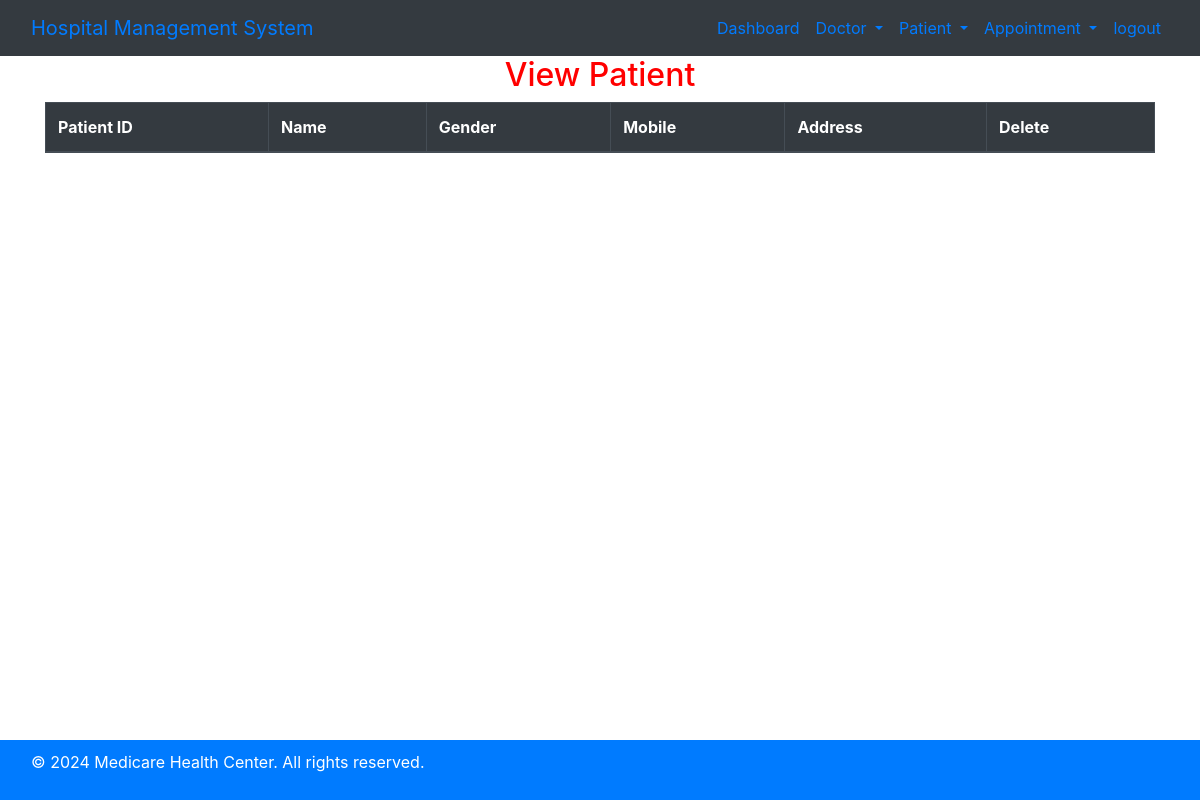
Page /view_patient/ (signed in) on the earlier database version.
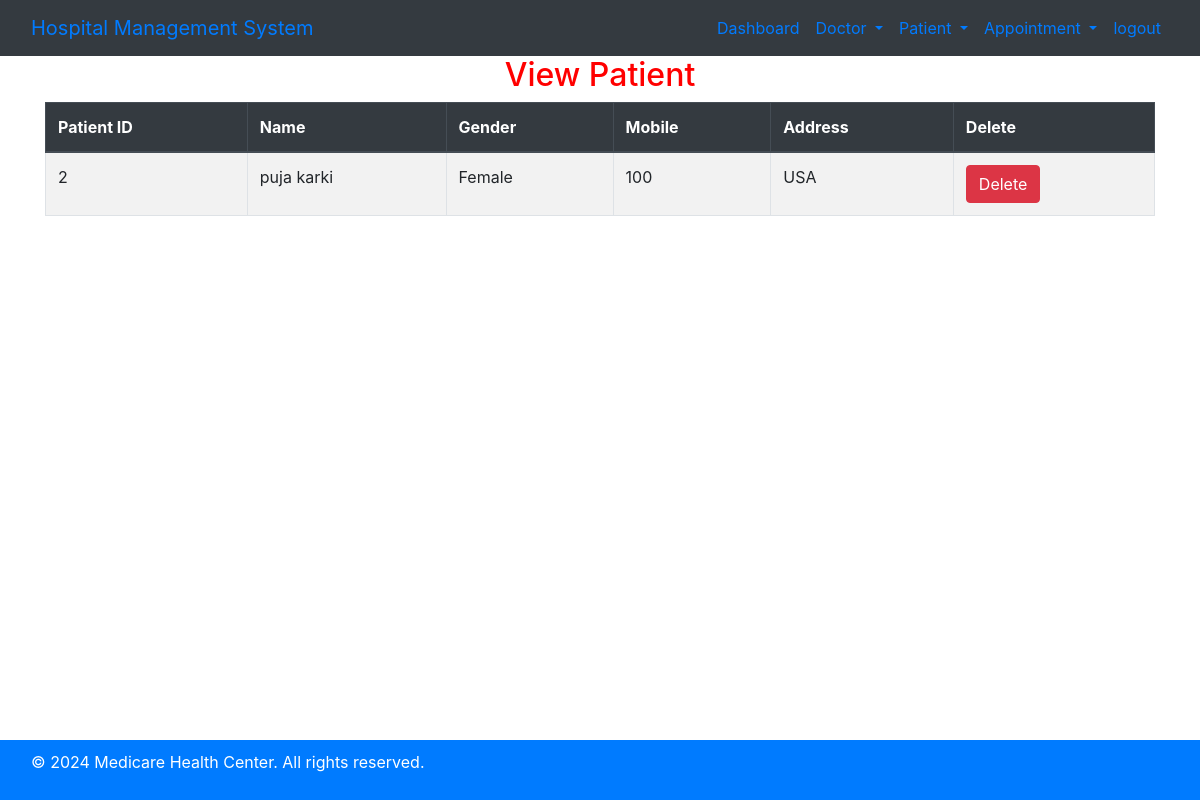
Same page on the later database version.
### hospital/models.py (models this page shows, shortened)
class Patient(models.Model):
    name = models.CharField(max_length=50)
    gender = models.CharField(max_length=10)
    mobile = models.IntegerField(null=True)
    address = models.TextField()

### hospital/views.py (the view)
# urls.py: path('view_patient/',View_Patient,name='view_patient'),
def View_Patient(request):
    if not request.user.is_staff:
        return redirect('login')
    doc = Patient.objects.all()
    d = {'doc':doc}
    return render(request,'view_patient.html',d)

### hospital/templates/view_patient.html
{% include 'base.html' %}
{% include 'navigation.html' %}
<div class="container">
    <h2 class="text-center"  style="color:red;">View Patient</h2>
    <table id="example" class="table table-bordered table-striped">
        <thead class="thead-dark">
            <tr>
                <th>Patient ID</th>
                <th>Name</th>
                <th>Gender</th>
                <th>Mobile</th>
                <th>Address</th>
                <th>Delete</th>
            </tr>
        </thead>
        <tbody>
            {% for i in doc %}
            <tr>
                <td>{{ i.id }}</td>
                <td>{{ i.name }}</td>
                <td>{{ i.gender }}</td>
                <td>{{ i.mobile }}</td>
                <td>{{ i.address }}</td>
                <td>
                    <a href="{% url 'delete_patient' i.id %}" onclick="return confirm('Are you sure you want to delete?')" class="btn btn-danger">Delete</a>
                </td>
            </tr>
            {% endfor %}
        </tbody>
    </table>
</div>
{% include 'footer.html' %}

Differences in the rows shown:
added Patient: id "2", name "puja karki", gender "Female", mobile "100", address "USA"
